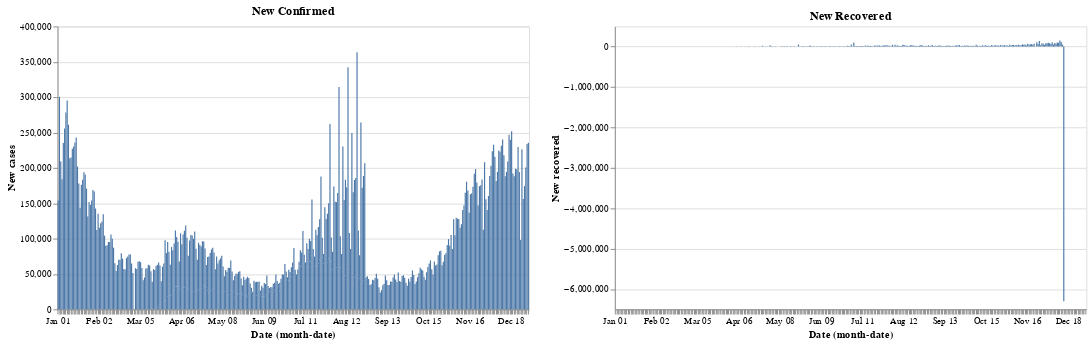

Write notebook code for a chart like this one.
### Code cell
daily_country_stats(input("Enter Country Name:"))

### Figure 1 — Vega-Lite specification as saved in the notebook (floating-point values rounded to 4 significant figures; data arrays with more than 128 entries replaced by an {"elided": "..."} marker saying what was removed)
{"config": {"view": {"continuousWidth": 400, "continuousHeight": 300}}, "hconcat": [{"mark": "bar", "encoding": {"x": {"type": "ordinal", "field": "Date", "timeUnit": "monthdate"}, "y": {"type": "quantitative", "field": "New cases"}}, "title": "New Confirmed", "width": 500}, {"mark": "bar", "encoding": {"x": {"type": "ordinal", "field": "Date", "timeUnit": "monthdate"}, "y": {"type": "quantitative", "field": "New recovered"}}, "title": "New Recovered", "width": 500}], "data": {"name": "data-2bc851d37be51f97185c4f65240c49de"}, "$schema": "https://vega.github.io/schema/vega-lite/v4.8.1.json", "datasets": {"data-2bc851d37be51f97185c4f65240c49de": {"elided": "583 records"}}}
